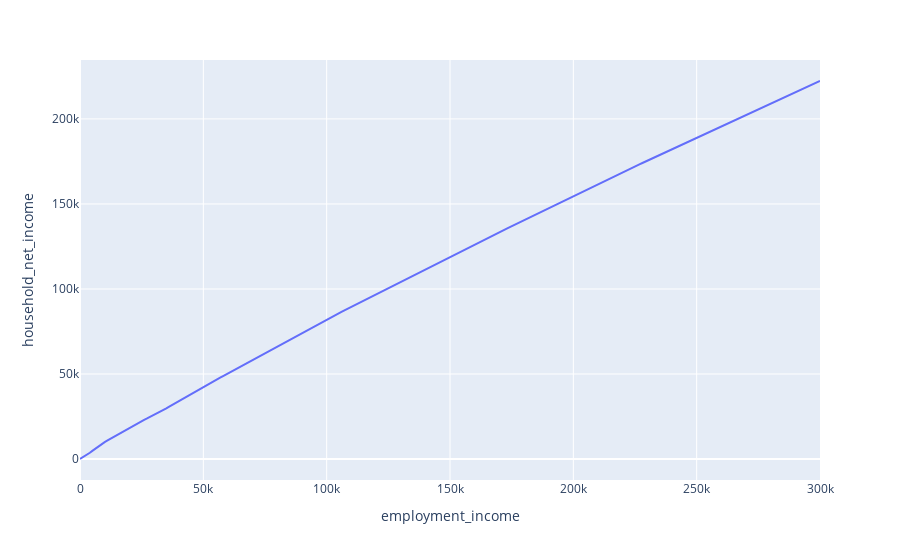

The code cell stored with this chart in its notebook:
### Code cell
import plotly.express as px

px.line(df, "employment_income", "household_net_income")

### Figure 1 — Plotly figure (JSON) as saved in the notebook; plotly's stock layout.template omitted (floating-point values rounded to 4 significant figures; data arrays with more than 128 entries replaced by an {"elided": "..."} marker saying what was removed)
{"data": [{"hovertemplate": "employment_income=%{x}<br>household_net_income=%{y}<extra></extra>", "legendgroup": "", "line": {"color": "#636efa", "dash": "solid"}, "marker": {"symbol": "circle"}, "mode": "lines", "name": "", "orientation": "v", "showlegend": false, "type": "scatter", "x": {"elided": "301 int values"}, "xaxis": "x", "y": {"elided": "301 float values"}, "yaxis": "y"}], "layout": {"legend": {"tracegroupgap": 0}, "margin": {"t": 60}, "xaxis": {"anchor": "y", "domain": [0, 1], "title": {"text": "employment_income"}}, "yaxis": {"anchor": "x", "domain": [0, 1], "title": {"text": "household_net_income"}}}}
